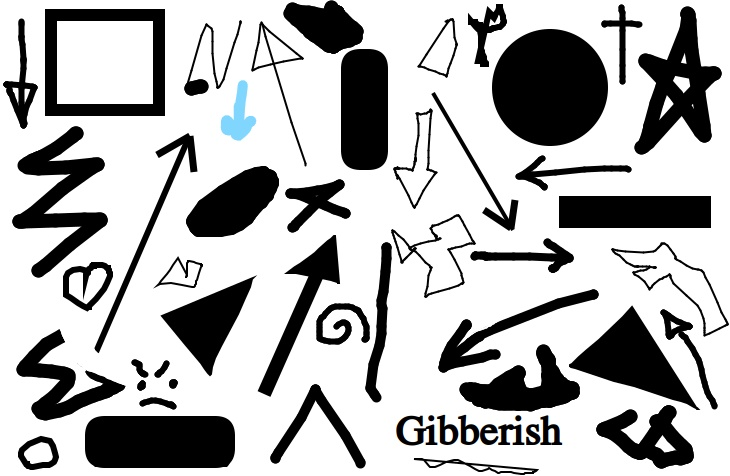
#> input picture colored_arrows.jpg, 730 x 476 px
$ python test.py
#> lines starting #> are read from the running program, lines starting #| are printed output that depends on the picture
import cv2
import numpy as np
import time
from os import listdir
from os.path import isfile, join
framewidth = 640
frameHeight = 480
def empty(a):
    pass
cv2.namedWindow("Parameters")
cv2.resizeWindow("Parameters", 640, 240)
cv2.createTrackbar("Thres1", "Parameters", 150, 255, empty)
cv2.createTrackbar("Thres2", "Parameters", 255, 255, empty)
# [49 lines left out: functions preprocess, find_tip, main, not called in this run]
def stackImages(scale, imgArray):
    rows = len(imgArray)
    cols = len(imgArray[0])
    rowsAvailable = isinstance(imgArray[0], list)
    width = imgArray[0][0].shape[1]
    height = imgArray[0][0].shape[0]
    if rowsAvailable:
        for x in range(0, rows):
            for y in range(0, cols):
                if imgArray[x][y].shape[:2] == imgArray[0][0].shape[:2]:
                    imgArray[x][y] = cv2.resize(imgArray[x][y], (0, 0), None, scale, scale)
                else:
                    imgArray[x][y] = cv2.resize(imgArray[x][y], (imgArray[0][0].shape[1], imgArray[0][0].shape[0]), None, scale, scale)
                if len(imgArray[x][y].shape) == 2: imgArray[x][y] = cv2.cvtColor(imgArray[x][y], cv2.COLOR_BGR2GRAY)
        imageBlank = np.zeros((height,  width, 3), np.uint8)
        hor = [imageBlank]*rows
        hor_con = [imageBlank]*rows
        for x in range(0, rows):
            hor[x] = np.hstack(imgArray[x])
        ver = np.vstack(hor)
    else:
        for x in range(0, rows):
            if imgArray[x].shape[:2] == imgArray[0].shape[:2]:
                imgArray[x] = cv2.resize(imgArray[x], (0, 0), None, scale, scale)
            else:
                imgArray[x] = cv2.resize(imgArray[x], (imgArray[0].shape[1], imgArray[0].shape[0]), None, scale, scale)
            if len(imgArray[x].shape) == 2: imgArray[x] = cv2.cvtColor(imgArray[x], cv2.COLOR_BGR2GRAY)
        hor = np.hstack(imgArray)
        ver = hor
    return ver
def test():
    img = cv2.imread("./colored_arrows.jpg")
#> img is the input picture: shape (476, 730, 3); mean B, G, R 181.7, 181.6, 181.3
    # cv2.imshow("res", img)
    # img_gray = cv2.cvtColor(img, cv2.COLOR_BGR2GRAY)
    img_blur = cv2.GaussianBlur(img, (7, 7), 1)
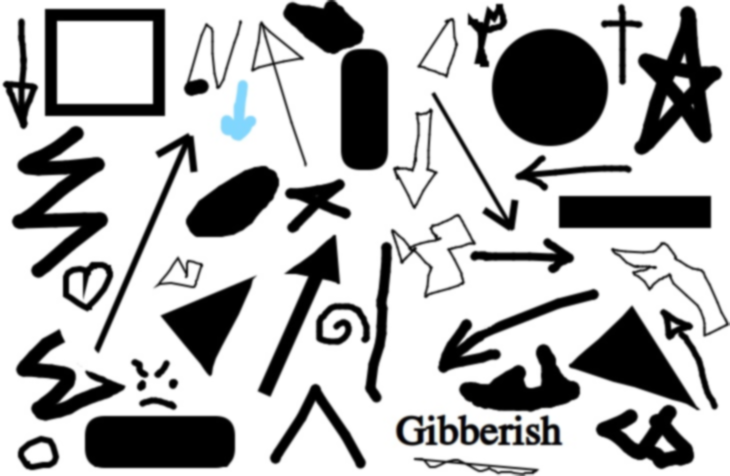
#> img_blur: shape (476, 730, 3); mean B, G, R 181.7, 181.6, 181.3
    thres1 = cv2.getTrackbarPos("Thres1", "Parameters")
    thres2 = cv2.getTrackbarPos("Thres2", "Parameters")
    img_canny = cv2.Canny(img_blur, thres1, thres2)
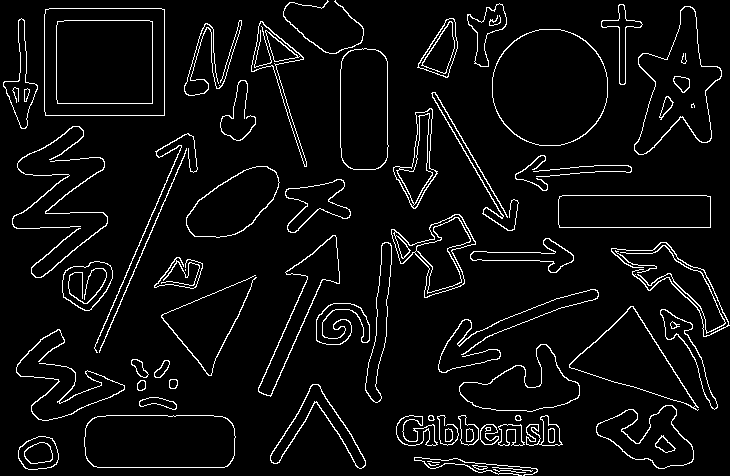
#> img_canny: shape (476, 730); 5.4% white in thin lines or dots
    print("getting stack")
    imgStack = stackImages(0.8, ([img, img_blur]))
#> in stackImages, `rows = len(imgArray)`: rows = 2
#> in stackImages, `cols = len(imgArray[0])`: cols = 476
#> in stackImages, `rowsAvailable = isinstance(imgArray[0], list)`: rowsAvailable = False
#> after the loop in stackImages, `for x in range(0, rows):`: imgArray = 2 items
#> in stackImages, `hor = np.hstack(imgArray)`:
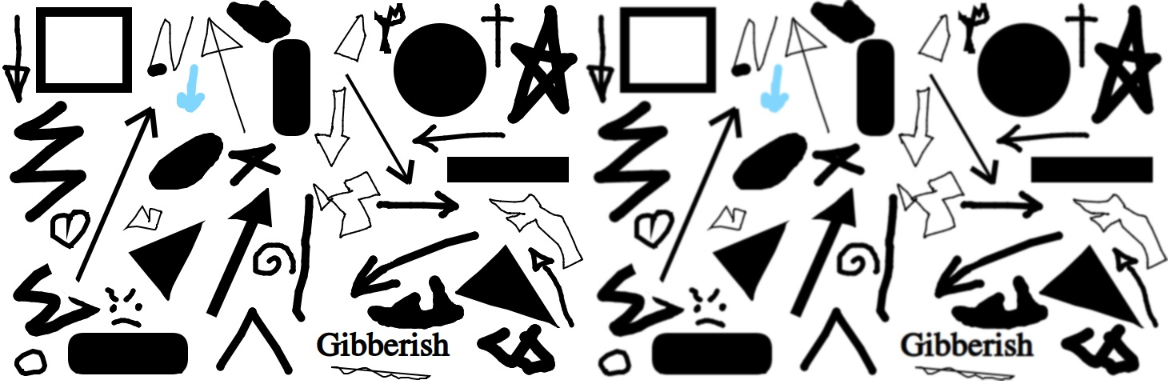
#> hor: shape (381, 1168, 3); mean of channels 0, 1, 2 181.7, 181.5, 181.3; drawn as B, G, R
    print("got stack")
    cv2.imshow("result.png", imgStack)
    print("showing stack")
    # kernel =  np.ones((3, 3))
    # img_dilate = cv2.dilate(img_canny, kernel, iterations=2)
    # img_erode = cv2.erode(img_dilate, kernel, iterations=1)
test()
